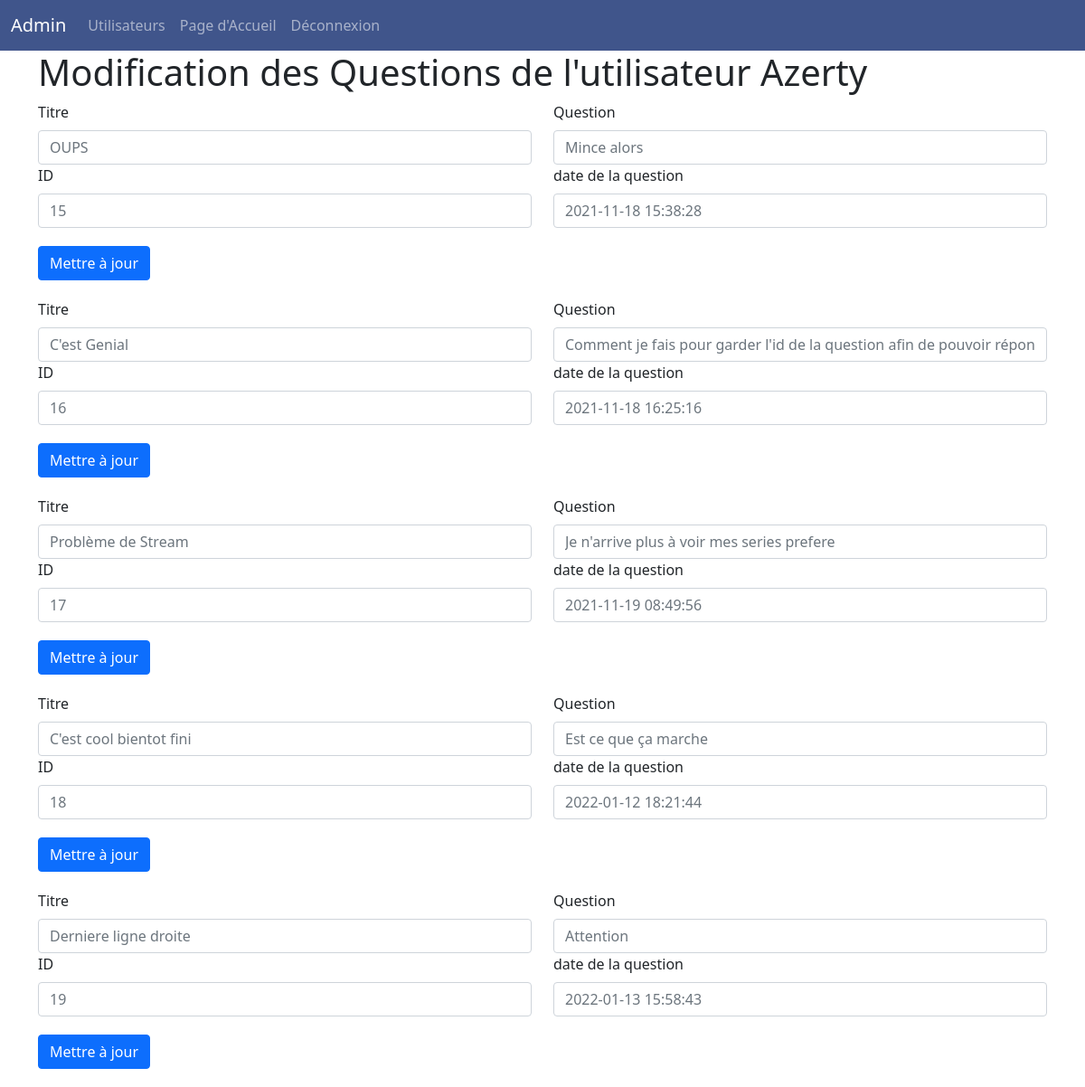
/admin/modifyQuestion.php?id=6 (signed in), run on the app's committed database.
### tables this page shows
CREATE TABLE IF NOT EXISTS `user` (
  `id` int(11) NOT NULL AUTO_INCREMENT,
  `email` text NOT NULL,
  `pseudo` varchar(30) NOT NULL,
  `password` text NOT NULL,
  `secret` text NOT NULL,
  `creation_date` datetime NOT NULL DEFAULT CURRENT_TIMESTAMP,
  `blocked` int(11) NOT NULL DEFAULT '0',
  `isAdmin` int(11) NOT NULL DEFAULT '0',
  PRIMARY KEY (`id`)
);

CREATE TABLE IF NOT EXISTS `question` (
  `id` int(11) NOT NULL AUTO_INCREMENT,
  `titre` mediumtext NOT NULL,
  `questionUser` longtext NOT NULL,
  `id_user` int(11) NOT NULL,
  `createDate` datetime NOT NULL DEFAULT CURRENT_TIMESTAMP,
  PRIMARY KEY (`id`),
  KEY `id_user` (`id_user`)
);

### admin/modifyQuestion.php (the view, shortened to what this page needs)
<?php
require('../src/connexion.php');
?>
<!DOCTYPE html>
<html>
<?php include '../includes/head.php'; ?>
<body>
    <?php include '../includes/navbarAdmin.php'; ?>
    <section>
        <div class="container">
            <?php
            if (isset($_GET['id']) and !empty($_GET['id'])) {
                $id = htmlspecialchars($_GET['id']);
                $requete = $bdd->prepare("SELECT * FROM user where id = '$id'");
                $requete->execute(array($id));
                while ($pseudo = $requete->fetch()) {
                    echo "<h1>Modification des Questions de l'utilisateur " . $pseudo['pseudo'] . "</h1>";
                }
                $req = $bdd->prepare(
                    "SELECT * FROM user INNER JOIN question ON user.id = question.id_user WHERE user.id = :id "
                );
                $req->execute([
                    "id" => $id
                ]);
                while ($donnee = $req->fetch()) :
            ?>
                    <form method="post" action="modifyQuestion.php?id=<?= $donnee['id'] ?>" class="row">
                        <div class="col-md-6">
                            <label class="form-label">Titre</label>
                            <input type="text" class="form-control" id="titre" name="titre" placeholder="<?php echo $donnee['titre']; ?>">
                        </div>
                        <div class="col-md-6">
                            <label class="form-label">Question</label>
                            <input type="text" class="form-control" id="question" name="question" placeholder="<?php echo $donnee['questionUser']; ?> ">
                        </div>
                        <div class="col-md-6">
                            <label class="form-label">ID</label>
                            <input type="text" class="form-control" id="id_question" name="id_question" placeholder="<?php echo $donnee['id']; ?> ">
                        </div>
                        <div class="col-md-6">
                            <label class="form-label">date de la question</label>
                            <input type="text" class="form-control" id="creation_date" placeholder="<?php echo $donnee['createDate']; ?> ">
                        </div>
                        <div class="col-12" style="margin-top: 20px; margin-bottom: 20px;">
                            <a class="btn btn-primary" href="modifyQuestionUser.php?id=<?= $donnee['id'] ?>" role="button">Mettre à jour</a>
                        </div>
                    </form>
            <?php endwhile;
            } ?>
        </div>
    </section>
</body>
</html>

### data on the page
user: pseudo "Azerty"
question: titre "OUPS", question "Mince alors", id_question "15", createDate "2021-11-18 15:38:28"
question: titre "C'est Genial", question "Comment je fais pour garder l'id de la question afin de pouvoir répondre", id_question "16", createDate "2021-11-18 16:25:16"
question: titre "Problème de Stream", question "Je n'arrive plus à voir mes series prefere", id_question "17", createDate "2021-11-19 08:49:56"
question: titre "C'est cool bientot fini", question "Est ce que ça marche", id_question "18", createDate "2022-01-12 18:21:44"
question: titre "Derniere ligne droite", question "Attention", id_question "19", createDate "2022-01-13 15:58:43"
